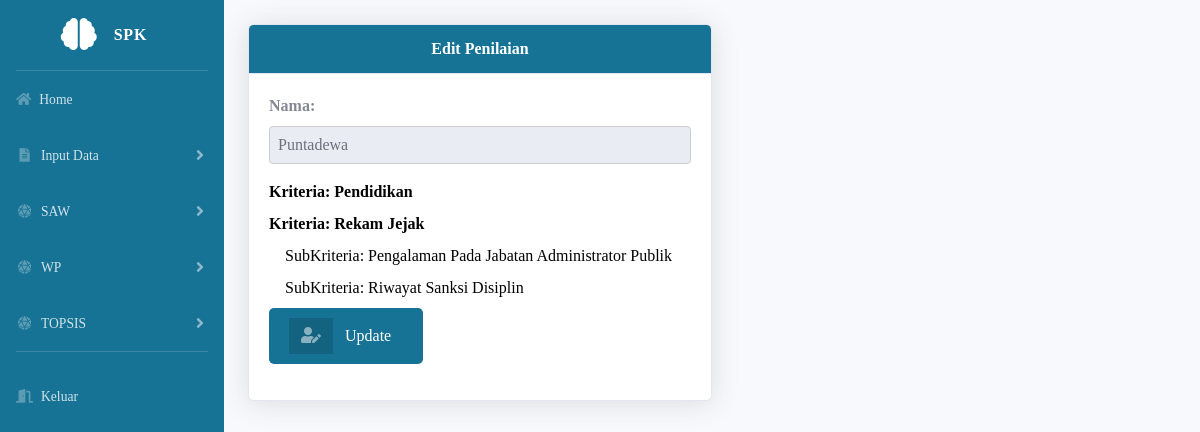
/dashboard.php?url=editpenilaian&id_alternatif=1 (signed in), run on an earlier commit of the app's database.
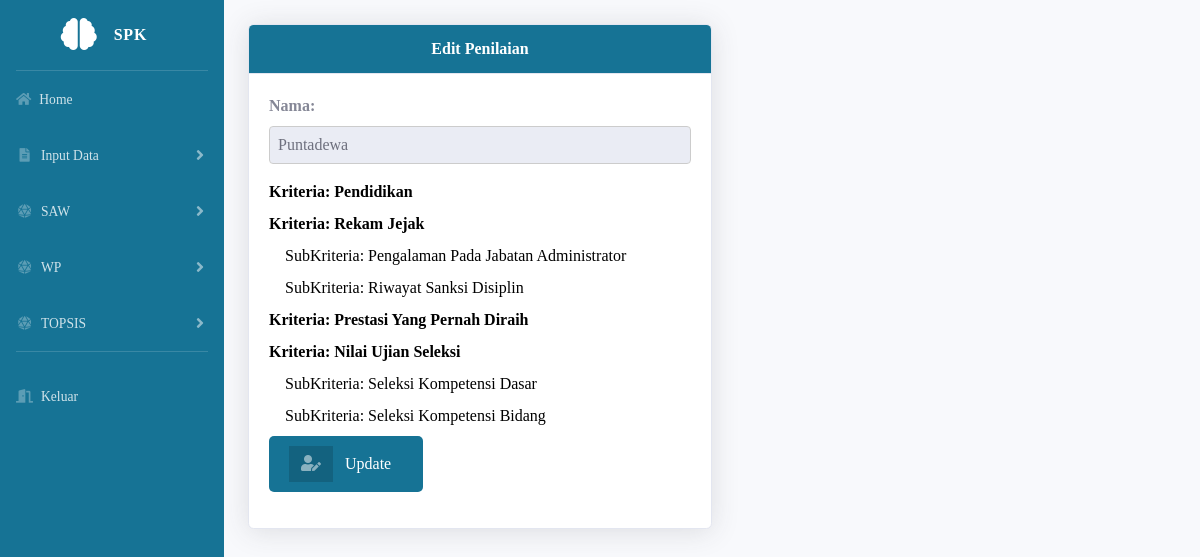
And on a later commit of the database.
### tables this page shows
CREATE TABLE `kriteria` (
  `id_kriteria` int(11) NOT NULL,
  `nama_kriteria` varchar(255) NOT NULL,
  `tipe_kriteria` enum('benefit','cost') DEFAULT NULL,
  `sub_kriteria` enum('0','1') NOT NULL DEFAULT '0'
);

CREATE TABLE `subkriteria` (
  `id_subkriteria` int(11) NOT NULL,
  `id_kriteria` int(11) DEFAULT NULL,
  `nama_subkriteria` varchar(255) NOT NULL,
  `tipe_subkriteria` enum('benefit','cost') NOT NULL
);

### editpenilaian.php (the view, shortened to what this page needs)
<!DOCTYPE html>
<html lang="en">
<head>
</head>
<body id="page-top">
    <br>
    <div class="card shadow" style="width: 50%;">
        <div class="card-header m-0 font-weight-bold" style="text-align: center; background-color: #167395; color: white">Edit Penilaian</div>
        <div class="card-body">
            <form action="updatepenilaian.php" method="post" class="form-horizontal" enctype="multipart/form-data">
                <div class="form-group cols-sm-6">
                    <?php
                    require 'config/koneksi.php';
                    $id_alternatif = isset($_GET['id_alternatif']) ? $_GET['id_alternatif'] : '';
                    $sql_alternatif = mysqli_query($conn, "SELECT * FROM alternatif WHERE id_alternatif='$id_alternatif'");
                    $alternatif = mysqli_fetch_assoc($sql_alternatif);
                    ?>
                    <div class="form-group cols-sm-6">
                        <label><strong>Nama:</strong></label>
                        <input type="text" class="form-control" value="<?php echo $alternatif['nama_alternatif']; ?>" readonly>
                    </div>
                    <?php
                    $sql_kriteria = "
                        SELECT k.id_kriteria, k.nama_kriteria, sk.id_subkriteria, sk.nama_subkriteria
                        FROM Kriteria k
                        LEFT JOIN SubKriteria sk ON k.id_kriteria = sk.id_kriteria
                        ORDER BY k.id_kriteria, sk.id_subkriteria
                    ";
                    $result_kriteria = $conn->query($sql_kriteria);
                    if ($result_kriteria->num_rows > 0) {
                        $current_kriteria = "";
                        $current_subkriteria = "";
                        while ($row_kriteria = $result_kriteria->fetch_assoc()) {
                            if ($current_kriteria != $row_kriteria['nama_kriteria']) {
                                echo "<label style='color: black'><strong>Kriteria: " . $row_kriteria['nama_kriteria'] . "</strong></label><br>";
                                $current_kriteria = $row_kriteria['nama_kriteria'];
                                $current_subkriteria = "";
                            }
                            if (!is_null($row_kriteria['id_subkriteria']) && $current_subkriteria != $row_kriteria['nama_subkriteria']) {
                                echo "<label style='color: black'>&nbsp;&nbsp;&nbsp;&nbsp;SubKriteria: " . $row_kriteria['nama_subkriteria'] . "</label><br>";
                                $current_subkriteria = $row_kriteria['nama_subkriteria'];
                            }
                        }
                    } else {
                        echo "Tidak ada data kriteria.";
                    }
                    ?>
                    <div class="form-group cols-sm-6">
                        <button type="submit" name="edit" class="btn btn-secondary btn-icon-split" style="background-color: #167395;">
                            <span class="icon text-white-50">
                                <i class="fas fa-user-edit"></i>
                            </span>
                            <span class="text">Update</span>
                        </button>
                    </div>
            </form>
        </div>
    </div>
</body>
</html>

What changed in the data, as far as the page shows it:
changed subkriteria "Rekam Jejak": nama_subkriteria "Pengalaman Pada Jabatan Administrator Publik" → "Pengalaman Pada Jabatan Administrator"
added kriteria: nama_kriteria "Prestasi Yang Pernah Diraih"
added subkriteria: id_kriteria.nama_kriteria "Nilai Ujian Seleksi", nama_subkriteria "Seleksi Kompetensi Dasar"
added subkriteria: nama_subkriteria "Seleksi Kompetensi Bidang"
